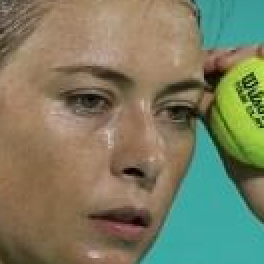
#> input picture SportsPersonClassifier/model/dataset/cropped/maria_sharapova/maria_sharapova10.png, 132 x 132 px, given in place of sharapova1.jpg, which was not available (shown 2 times larger)
$ jupyter execute --allow-errors SportsImageClassifierProject.ipynb   (shell and % lines are left out)   (text cells are left out)
#> lines starting #> are read from the running program, lines starting #| are printed output that depends on the picture; pictures that were not available may be replaced by others from this repository, and a replacement may not be noted
[cell 1]
import numpy as np
import cv2
import matplotlib
from matplotlib import pyplot as plt

[cell 2]
img = cv2.imread('./test_images/sharapova1.jpg')
#> img is the input picture: shape (132, 132, 3); mean B, G, R 97.6, 124.7, 122.8
img.shape
#> Out = (132, 132, 3)

[cell 3]
plt.imshow(img)

[cell 4]
gray = cv2.cvtColor(img, cv2.COLOR_BGR2GRAY)
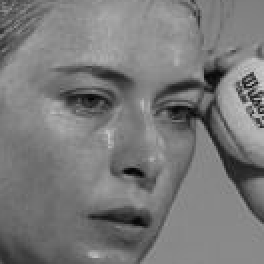
#> gray: shape (132, 132) (shown 2 times larger); min 1, max 207, mean 121.1
gray.shape
#> Out = (132, 132)

[cell 5]
gray

[cell 6]
plt.imshow(gray, cmap='gray')

[cell 7]
face_cascade = cv2.CascadeClassifier('./opencv/haarcascades/haarcascade_frontalface_default.xml')
eye_cascade = cv2.CascadeClassifier('./opencv/haarcascades/haarcascade_eye.xml')

faces = face_cascade.detectMultiScale(gray, 1.3, 5)
#> faces = ()
faces

#> (a cell that did not finish here is left out)

#> (a cell that did not finish here is left out)

[cell 10]
cv2.destroyAllWindows()
for (x,y,w,h) in faces:
    face_img = cv2.rectangle(img,(x,y),(x+w,y+h),(255,0,0),2)
    roi_gray = gray[y:y+h, x:x+w]
    roi_color = face_img[y:y+h, x:x+w]
    eyes = eye_cascade.detectMultiScale(roi_gray)
    for (ex,ey,ew,eh) in eyes:
        cv2.rectangle(roi_color,(ex,ey),(ex+ew,ey+eh),(0,255,0),2)
#> this loop made 0 passes


plt.figure()
#> (the rest of this cell did not finish here and is left out)

#> (a cell that did not finish here is left out)

#> (a cell that did not finish here is left out)

#> (a cell that did not finish here is left out)

#> (a cell that did not finish here is left out)

[cell 15]
def get_cropped_image_if_2_eyes(image_path):
#> called with image_path = './test_images/sharapova1.jpg'
    img = cv2.imread(image_path)
    gray = cv2.cvtColor(img, cv2.COLOR_BGR2GRAY)
    faces = face_cascade.detectMultiScale(gray, 1.3, 5)
#> faces = ()
    for (x,y,w,h) in faces:
        roi_gray = gray[y:y+h, x:x+w]
        roi_color = img[y:y+h, x:x+w]
        eyes = eye_cascade.detectMultiScale(roi_gray)
        if len(eyes) >= 2:
            return roi_color

[cell 16]
original_image = cv2.imread('./test_images/sharapova1.jpg')
plt.imshow(original_image)

[cell 17]
cropped_image = get_cropped_image_if_2_eyes('./test_images/sharapova1.jpg')
#> (the rest of this cell did not finish here and is left out)

[cell 18]
org_image_obstructed = cv2.imread('./test_images/sharapova2.jpg')
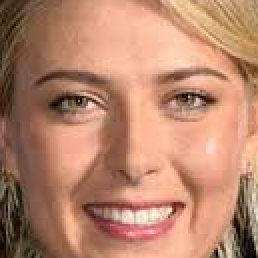
#> input picture SportsPersonClassifier/model/dataset/cropped/maria_sharapova/maria_sharapova11.png, 129 x 129 px, given in place of sharapova2.jpg, which was not available (shown 2 times larger)
#> org_image_obstructed is the input picture: shape (129, 129, 3); mean B, G, R 108.7, 133.8, 184.4
plt.imshow(org_image_obstructed)

[cell 19]
cropped_image_no_2_eyes = get_cropped_image_if_2_eyes('./test_images/sharapova2.jpg')
#> call 2 of get_cropped_image_if_2_eyes, with image_path = './test_images/sharapova2.jpg'
#> in get_cropped_image_if_2_eyes (call 2), `gray = cv2.cvtColor(img, cv2.COLOR_BGR2GRAY)`:
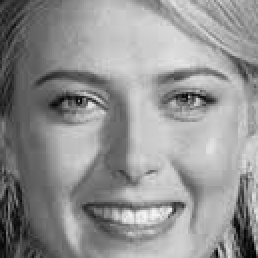
#> gray: shape (129, 129) (shown 2 times larger); min 1, max 246, mean 146.1
#> in get_cropped_image_if_2_eyes (call 2), `faces = face_cascade.detectMultiScale(gray, 1.3, 5)`: faces = [[7, 2, 116, 116]]
#> the loop in get_cropped_image_if_2_eyes, `for (x,y,w,h) in faces:` made 1 pass
#> (x, y, w, h, eyes) on pass 1: (7, 2, 116, 116, [[67, 30, 35, 35], [13, 33, 33, 33]])
#> pass 1, in get_cropped_image_if_2_eyes (call 2), `roi_gray = gray[y:y+h, x:x+w]`:
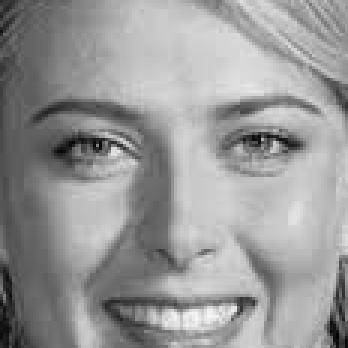
#> roi_gray: shape (116, 116) (shown 3 times larger); min 4, max 246, mean 152.2
#> pass 1, in get_cropped_image_if_2_eyes (call 2), `roi_color = img[y:y+h, x:x+w]`:
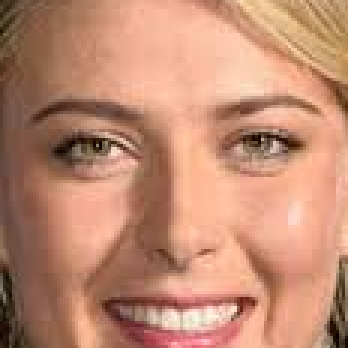
#> roi_color: shape (116, 116, 3) (shown 3 times larger); mean B, G, R 113.7, 139, 192.7
cropped_image_no_2_eyes

[cell 20]
path_to_data = "./dataset/"
path_to_cr_data = "./dataset/cropped/"

[cell 21]
import os
img_dirs = []
for entry in os.scandir(path_to_data):
    if entry.is_dir():
        img_dirs.append(entry.path)

[cell 22]
img_dirs

[cell 23]
import shutil
if os.path.exists(path_to_cr_data):
     shutil.rmtree(path_to_cr_data)
os.mkdir(path_to_cr_data)

[cell 24]
cropped_image_dirs = []
celebrity_file_names_dict = {}
#> (the rest of this cell did not finish here and is left out)

[cell 25]
celebrity_file_names_dict = {}
for img_dir in cropped_image_dirs:
    celebrity_name = img_dir.split('/')[-1]
    file_list = []
    for entry in os.scandir(img_dir):
        file_list.append(entry.path)
    celebrity_file_names_dict[celebrity_name] = file_list
celebrity_file_names_dict

[cell 26]
class_dict = {}
count = 0
for celebrity_name in celebrity_file_names_dict.keys():
    class_dict[celebrity_name] = count
    count = count + 1
#> after the loop, class_dict = 0 items; count = 0
class_dict
